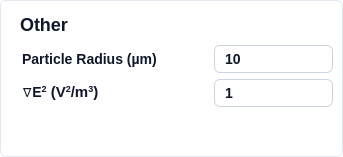
             <widget class="QFrame" name="pyqt5_frame_other_group">
              <property name="layoutDirection">
               <enum>Qt::LeftToRight</enum>
              </property>
              <property name="autoFillBackground">
               <bool>false</bool>
              </property>
              <property name="styleSheet">
               <string notr="true">box-sizing: border-box;
display: flex;
flex-direction: column;
align-items: flex-start;
gap: 25px;
background: #FFFFFF;
border: 1px solid #E2E8F0; /* slate/200 */
border-radius: 6px;</string>
              </property>
              <property name="frameShape">
               <enum>QFrame::StyledPanel</enum>
              </property>
              <property name="frameShadow">
               <enum>QFrame::Raised</enum>
              </property>
              <layout class="QVBoxLayout" name="verticalLayout_17">
               <property name="spacing">
                <number>6</number>
               </property>
               <property name="leftMargin">
                <number>9</number>
               </property>
               <property name="topMargin">
                <number>9</number>
               </property>
               <property name="rightMargin">
                <number>9</number>
               </property>
               <property name="bottomMargin">
                <number>9</number>
               </property>
               <item>
                <widget class="QLabel" name="label_27">
                 <property name="styleSheet">
                  <string notr="true"> 	border: none;
	color: #0F172A;  /* Text color */
    font-family: 'Segoe UI', sans-serif;  /* Font family */
    font-style: normal;  /* Font style */
    font-weight: 500;  /* Font weight */
    font-size: 18px;  /* Font size */
    line-height: 24px;  /* Line height */
    padding: 4px 5px;  /* Padding */</string>
                 </property>
                 <property name="text">
                  <string>Other</string>
                 </property>
                </widget>
               </item>
               <item>
                <layout class="QHBoxLayout" name="horizontalLayout_28" stretch="5,3">
                 <property name="leftMargin">
                  <number>0</number>
                 </property>
                 <property name="topMargin">
                  <number>0</number>
                 </property>
                 <property name="rightMargin">
                  <number>0</number>
                 </property>
                 <property name="bottomMargin">
                  <number>0</number>
                 </property>
                 <item>
                  <widget class="QLabel" name="label_25">
                   <property name="styleSheet">
                    <string notr="true"> 	border: none;
	color: #0F172A;  /* Text color */
    font-family: 'Segoe UI', sans-serif;  /* Font family */
    font-style: normal;  /* Font style */
    font-weight: 500;  /* Font weight */
    font-size: 14px;  /* Font size */
    line-height: 24px;  /* Line height */
    padding: 4px 8px;  /* Padding */</string>
                   </property>
                   <property name="text">
                    <string>Particle Radius (µm)</string>
                   </property>
                  </widget>
                 </item>
                 <item>
                  <widget class="QLineEdit" name="pyqt5_entry_param_size">
                   <property name="enabled">
                    <bool>true</bool>
                   </property>
                   <property name="maximumSize">
                    <size>
                     <width>200</width>
                     <height>16777215</height>
                    </size>
                   </property>
                   <property name="styleSheet">
                    <string notr="true">QLineEdit {
    background: #FFFFFF;  /* Default background */
    border: 1px solid #CBD5E1;  /* Default border */
    border-radius: 6px;  /* Rounded corners */
    color: #0F172A;  /* Text color */
    font-family: 'Segoe UI', sans-serif;  /* Font family */
    font-style: normal;  /* Font style */
    font-weight: 500;  /* Font weight */
    font-size: 14px;  /* Font size */
    line-height: 24px;  /* Line height */
    padding: 4px 8px;  /* Padding */
}

/* Disabled State */
QLineEdit:disabled {
    color: #D2D7DD;
    border: 1px solid #D2D7DD;
}
</string>
                   </property>
                   <property name="text">
                    <string>10</string>
                   </property>
                  </widget>
                 </item>
                </layout>
               </item>
               <item>
                <layout class="QHBoxLayout" name="horizontalLayout_47" stretch="5,3">
                 <property name="leftMargin">
                  <number>0</number>
                 </property>
                 <property name="topMargin">
                  <number>0</number>
                 </property>
                 <property name="rightMargin">
                  <number>0</number>
                 </property>
                 <property name="bottomMargin">
                  <number>0</number>
                 </property>
                 <item>
                  <widget class="QLabel" name="label_48">
                   <property name="styleSheet">
                    <string notr="true"> 	border: none;
	color: #0F172A;  /* Text color */
    font-family: 'Segoe UI', sans-serif;  /* Font family */
    font-style: normal;  /* Font style */
    font-weight: 500;  /* Font weight */
    font-size: 14px;  /* Font size */
    line-height: 24px;  /* Line height */
    padding: 4px 8px;  /* Padding */</string>
                   </property>
                   <property name="text">
                    <string>&lt;html&gt;&lt;head/&gt;&lt;body&gt;&lt;p&gt;∇E&lt;span style=&quot; vertical-align:super;&quot;&gt;2&lt;/span&gt;&lt;span style=&quot; font-size:11pt;&quot;&gt; (V&lt;/span&gt;&lt;span style=&quot; font-size:11pt; vertical-align:super;&quot;&gt;2&lt;/span&gt;&lt;span style=&quot; font-size:11pt;&quot;&gt;/m&lt;/span&gt;&lt;span style=&quot; font-size:11pt; vertical-align:super;&quot;&gt;3&lt;/span&gt;&lt;span style=&quot; font-size:11pt;&quot;&gt;)&lt;/span&gt;&lt;/p&gt;&lt;/body&gt;&lt;/html&gt;</string>
                   </property>
                  </widget>
                 </item>
                 <item>
                  <widget class="QLineEdit" name="pyqt5_entry_param_fieldgrad">
                   <property name="enabled">
                    <bool>true</bool>
                   </property>
                   <property name="maximumSize">
                    <size>
                     <width>200</width>
                     <height>16777215</height>
                    </size>
                   </property>
                   <property name="styleSheet">
                    <string notr="true">QLineEdit {
    background: #FFFFFF;  /* Default background */
    border: 1px solid #CBD5E1;  /* Default border */
    border-radius: 6px;  /* Rounded corners */
    color: #0F172A;  /* Text color */
    font-family: 'Segoe UI', sans-serif;  /* Font family */
    font-style: normal;  /* Font style */
    font-weight: 500;  /* Font weight */
    font-size: 14px;  /* Font size */
    line-height: 24px;  /* Line height */
    padding: 4px 8px;  /* Padding */
}

/* Disabled State */
QLineEdit:disabled {
    color: #D2D7DD;
    border: 1px solid #D2D7DD;
}
</string>
                   </property>
                   <property name="text">
                    <string>1</string>
                   </property>
                  </widget>
                 </item>
                </layout>
               </item>
               <item>
                <spacer name="verticalSpacer_8">
                 <property name="orientation">
                  <enum>Qt::Vertical</enum>
                 </property>
                 <property name="sizeHint" stdset="0">
                  <size>
                   <width>20</width>
                   <height>40</height>
                  </size>
                 </property>
                </spacer>
               </item>
              </layout>
             </widget>
